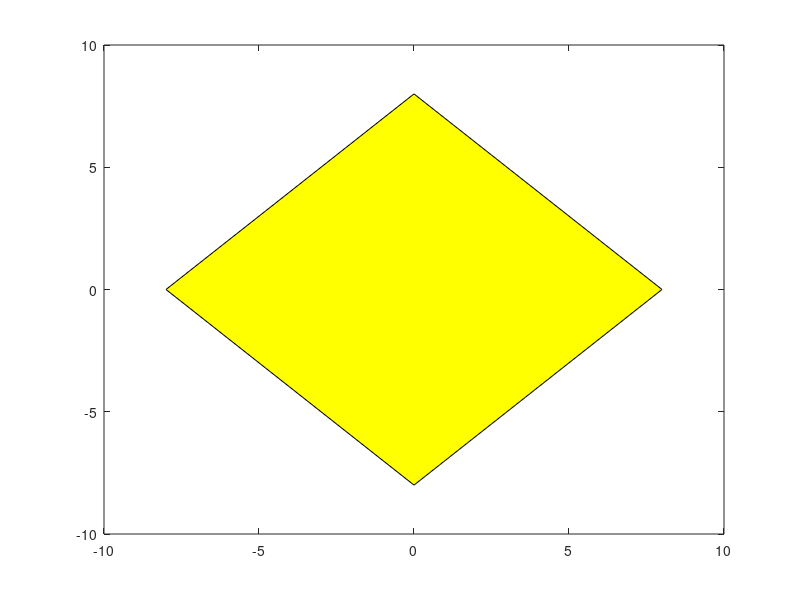

The MATLAB source for this figure: (Note: this script raises an error after producing the figure.)
clearvars;

close all
clear all

%%%%%%%%%%%%%%%%%%%%%%%%%%%% vision module
rR=[0 0]        %%%%%%%%% robot position in x and y direction
rRx=rR(1);
rRy=rR(2);


rT=[50 50]      %%%%%%%%% target position in x and y direction
rTx=rT(1);
rTy=rT(2);

t=100;

vR=[80 80];     %%%%%%%%% robot initial velocity vR in x and y direction
vRx=vR(1);
vRy=vR(2);
magvR=sqrt((vRx)^2+(vRy)^2);

magvT=10;    %%%%%%%%%%% defining target velocity vT magnitude and angle
thetaT=70;

Amax=[3 3];


for i=1:13
%%%%%%%%%%%%%%%%%%%%%%%%%%%%%%%%%%%%%%%%%%%%%%%% positioning vT

vTx=rT(1)+magvT*cos((pi/180)*thetaT);
vTy=rT(2)+magvT*sin((pi/180)*thetaT);

vT=[vTx vTy];

%%%%%%%%%%%%%%%%%%%%%%%%%%%%%%%%%profs idea of positioning vT

%vT=[80 80];

%vT=[80 80] + rT;
%vTx=vT(1);
%vTy=vT(2);

%magT=3;

%%%%%%%%%%%%%%%%%%%%%%%%%%%%%%%

magAmax=sqrt(((Amax(1))^2)+(Amax(2)^2));


drTvT=sqrt((vTx-rTx)^2+(vTy-rTy)^2); %distance between rT and vT
dRT=sqrt((rTx-rRx)^2+(rTy-rRy)^2); %distance between position of robot rR and target rT



%vT=[10,7] assumed vTR
%vTRx=-10;
%vTRy=7;
%%%%%%%%%%%%%%%%%%%%% making of the FAR
Aax=0;
Aay=8;
Abx=8;
Aby=0;
Acx=0;
Acy=-8;
Adx=-8;
Ady=0;

AX=[Aax,Abx,Acx,Adx];
AY=[Aay,Aby,Acy,Ady];

FAR=fill(AX,AY,'y')
transparency=0.2;
alpha(transparency);

hold on

%%%%%%%%%%%%%%%%% to check if Amax lies in FAR 
[in,on]=inpolygon(Amax(1),Amax(2),AX,AY);

 if in == 1 && on == 1
    
    disp('edge of the FAR')
    
    
  elseif in == 1
    
    disp('Inside the FAR')

   else
    
    disp('outside the FAR,choose a feasible accelration')
    
    pAmax=plot(Amax(1),Amax(2),'o','markerfacecolor','g');hold on;
    break
end

%%%%%%%%%%%%%%%%%%%%% making of the FVR
vax=vRx+Aax*t;
vbx=vRx+Abx*t;
vcx=vRx+Acx*t;
vdx=vRx+Adx*t;
vay=vRy+Aay*t;
vby=vRy+Aby*t;
vcy=vRy+Acy*t;
vdy=vRy+Ady*t;

FVRX=[vax,vbx,vcx,vdx];
FVRY=[vay,vby,vcy,vdy];

pFVR=fill(FVRX,FVRY,'r');hold on
transparency=0.2;
alpha(transparency);

%%%%%%%%%%%%%%%%% to check if v lies in FVR

%[in,on]=inpolygon(vR(1),vR(2),FVRX,FVRY);
%
% if in == 1 && on == 1
%    
%    disp('edge of the FVR')
%    
%    
%  elseif in == 1
%    
%    disp('Inside the FVR')
%
%   else
%    
%    disp('outside the FVR,choose a feasible velocity from the red')
%    
%    pvR=plot(vR(1),vR(2),'o','markerfacecolor','g');hold on;
%    break
%end


%%%%%%%%%%%%%%%%%%%%%%%% angles thetaLOS,thetaT

%thetaLOS=atan((rTy-rRy)/(rTx-rRx));
%hetaLOSdeg=((180/pi)*atan((rTy-rRy)/(rTx-rRx)));
%thetaT=atan((vTy-rTy)/(vTx-rTx));       
%thetaTdeg=((180/pi)*atan((vTy-rTy)/(vTx-rTx)));
thetaT=angle(rT(1),rT(2),vT(1),vT(2));
thetaLOS=angle(rR(1),rR(2),rT(1),rT(2));

%%%%%%%%%%%%%%%%%%%%%%%% positioning vRT and vT

%vRTx=rRx+drTvT*(cos(thetaT-thetaLOS));
%vRTy=rRy+drTvT*(sin(thetaT-thetaLOS));
%vRT=[vRTx vRTy];

%vRTx=rRx+drTvT*(cos((pi/180)*(thetaT+thetaLOS)));
%vRTy=rRy+drTvT*(sin((pi/180)*(thetaT+thetaLOS)));
%vRT=[vRTx vRTy];

%vTx=rTx+drTvT*cos(thetaT-thetaLOS);
%vTy=rTy+drTvT*sin(thetaT-thetaLOS);
%vT=[vTx vTy];

vRTx=rRx+drTvT*(cos((pi/180)*thetaT));
vRTy=rRy+drTvT*(sin((pi/180)*thetaT));
vRT=[vRTx vRTy];

magvRT=sqrt(vRT(1)^2+vRT(2)^2);

%%%%%%%%%%%%%%%%%%%%%%%%% calculating vrendmaxrel

magvrendmaxrel=sqrt(2*dRT*magAmax);

%rendmaxcircle=circle(rRx,rRy,magvrendmaxrel);hold on;

%%%%%%%%%%%%%%%%%% calculating the maximum robot velocity vRTmax circle

vRTmaxx=vRT(1)+(magvrendmaxrel/dRT)*(rT(1));
vRTmaxy=vRT(2)+(magvrendmaxrel/dRT)*(rT(2));

vRTmax=[vRTmaxx vRTmaxy];

magvRTmax=sqrt((vRTmaxx)^2+(vRTmaxy)^2);

%vRTmaxcircle=circle(rRx,rRy,magvRTmax);hold on;

%%%%%%%%%%%%%%%%%%%%%%%%%%%intersection of circle and the RS line

%[A,B]=intersectlinecirc(rR(1),rR(2),magvRTmax,vRT(1),vRT(2),vT(1),vT(2));

%%%%%%%%%%%%%%%%%%%%%%%%%%%intersection of FVR and the RS line

 [SP1,SP2]=squarelineintercept(vRTx,vRTy,vRTmaxx,vRTmaxy,vax,vay,vbx,vby,vcx,vcy,vdx,vdy)
  
%%%%%%%%%%%%%%%%%%%%%%%%%%%%%%%%%%%Assigning 0,0 to the empty coordinate

    if isempty(SP2)==1
        
        SP2=[0,0];
        
    else
        SP2=SP2;
        
    end
    
       if isempty(SP1)==1
        
        SP1=[0,0];
        
    else
        SP1=SP1
        
       end
    
       %%%%%%%%%%%%%%%%%%%%%choosing the final velocity
 
        
       
   dSP1vRT=sqrt((vRT(1)-SP1(1))^2+(vRT(2)-SP1(2))^2)
   
   dSP1vRTmax=sqrt((vRTmax(1)-SP1(1))^2+(vRTmax(2)-SP1(2))^2)
   
   dSP2vRT=sqrt((vRT(1)-SP2(1))^2+(vRT(2)-SP2(2))^2)
   
   dSP2vRTmax=sqrt((vRTmax(1)-SP2(1))^2+(vRTmax(2)-SP2(2))^2)
   
 dvRTvRTmax=sqrt((vRTmax(1)-vRT(1))^2+(vRTmax(2)-vRT(2))^2)  
 dvRTSP1vRTmax=dSP1vRT+dSP1vRTmax
 dvRTSP2vRTmax=dSP2vRT+dSP2vRTmax
   
 A1=round(dvRTvRTmax,3)
 A2=round(dvRTSP1vRTmax,3)
 A3=round(dvRTSP2vRTmax,3)  
           
   if A2==A1 %dvRTSP1vRTmax==dvRTvRTmax
       
       disp('SP1 lies inside seg RS')
       
       vRfinal=SP1
       %vRfinal1=SP1
   else
       
       disp('SP1 lies outside seg RS')
       SP1=[];
      
   end
   
   if A3==A1 %dvRTSP2vRTmax==dvRTvRTmax
       
       disp('SP2 lies inside seg RS')
       
       vRfinal=SP2
       %vRfinal2=SP2
       
   else
       
       disp('SP2 lies outside seg RS')
       SP2=[];
       
   end
   
   if ~isempty(SP1)==1 && ~isempty(SP2)==1
       
       disp('SP1 & SP2 lies inside seg RS')
       
       if round(dSP1vRT,3) < round(dSP2vRT,3)
           
           disp('SP2 is selected being bigger than SP1')
           
           vRfinal=SP2
           %vRfinal3=SP2
           
           SP1=[];
           
       else
           disp('SP1 is selected being bigger than SP1')
           
           vRfinal=SP1
           %vRfinal4=SP1
           
           SP2=[];
           
       end
       
   else
      if isempty(SP1)==1 && isempty(SP2)==1
           
           disp('vRTmax is the final velocity')
           
           vRfinal=vRTmax
           %vRfinal5=vRTmax
           
       else
       end
   end
   
%%%%%%%%%%%%%%%%%%%%when vRTmax inside the FVR

[in,on]=inpolygon(vRTmax(1),vRTmax(2),FVRX,FVRY);

if in==1 && on==1
    
    disp('vRTmax on the edge of FVR')
    
    disp('vRTmax must be selected')
    
     vRfinal=vRTmax
    %vRfinal6=vRTmax
    
elseif in==1
    
    disp('vRTmax inside the FVR')
    
    disp('vRTmax must be selected')
    
    vRfinal=vRTmax
    %vRfinal7=vRTmax
    
end

%%%%%%%%%%%%%%%%%%%%%%%%%%making of plots


poo=plot(0,0,'o','Markeredgecolor','r');hold on;
pR=plot(rRx,rRy,'o','Markerfacecolor','r','Markeredgecolor','g','Markersize',10);hold on;
pT=plot(rTx,rTy,'o','Markerfacecolor','b','Markeredgecolor','g','Markersize',10);hold on;
%vR=plot(vRx,vRy,'^','Markerfacecolor','r','Markeredgecolor','b');hold on;
pvT=plot(vTx,vTy,'s','Markerfacecolor','b','Markeredgecolor','b');hold on;
pvRT=plot(vRTx,vRTy,'s','Markerfacecolor','r','Markeredgecolor','b');hold on;
pvRTmax=plot(vRTmax(1),vRTmax(2),'^','Markerfacecolor','r','Markeredgecolor','b')
%vTR=plot(vTRx,vTRy,'s','Markerfacecolor','k');hold on;



%%%% making LOS and RL;
pLOS=plot([rR(1) rT(1)] , [rR(2) rT(2)],'c','linewidth',2);hold on;
pRL=plot([vRT(1) vT(1)], [vRT(2) vT(2)],'--m','linewidth',1);hold on;
pRS=plot([vRTmax(1) vRT(1)], [vRTmax(2) vRT(2)],'m','linewidth',4);hold on;
%pvRTo=plot([vRT(1) 0], [vRT(2) 0],':k');hold on;
%pRo=plot([rR(1) 0], [rR(2) 0],':k');hold on;
%ptTvT=plot([rT(1) vT(1)],[rT(2) vT(2)],':k');hold on;
pvRTmaxrR=plot([rR(1) vRTmax(1)],[rR(2) vRTmax(2)],':k');hold on;

%%%%%%%%%%%%%%%%%%%%%%%%%%%%%%%%%%%%%%%%%if SP1 exist plot and SP2 exist plot
if (isempty(SP1)~=1)
pSP1=plot(SP1(1),SP1(2),'o','Markerfacecolor','g','Markeredgecolor','r');hold on;
else
end

if (isempty(SP2)~=1)
pSP2=plot(SP2(1),SP2(2),'o','Markerfacecolor','g','Markeredgecolor','b');hold on;
else
end
%%%%%%%%%%%%%%%%%%%%%%%%%%%%%%%%%%%



hold  off
end

   
